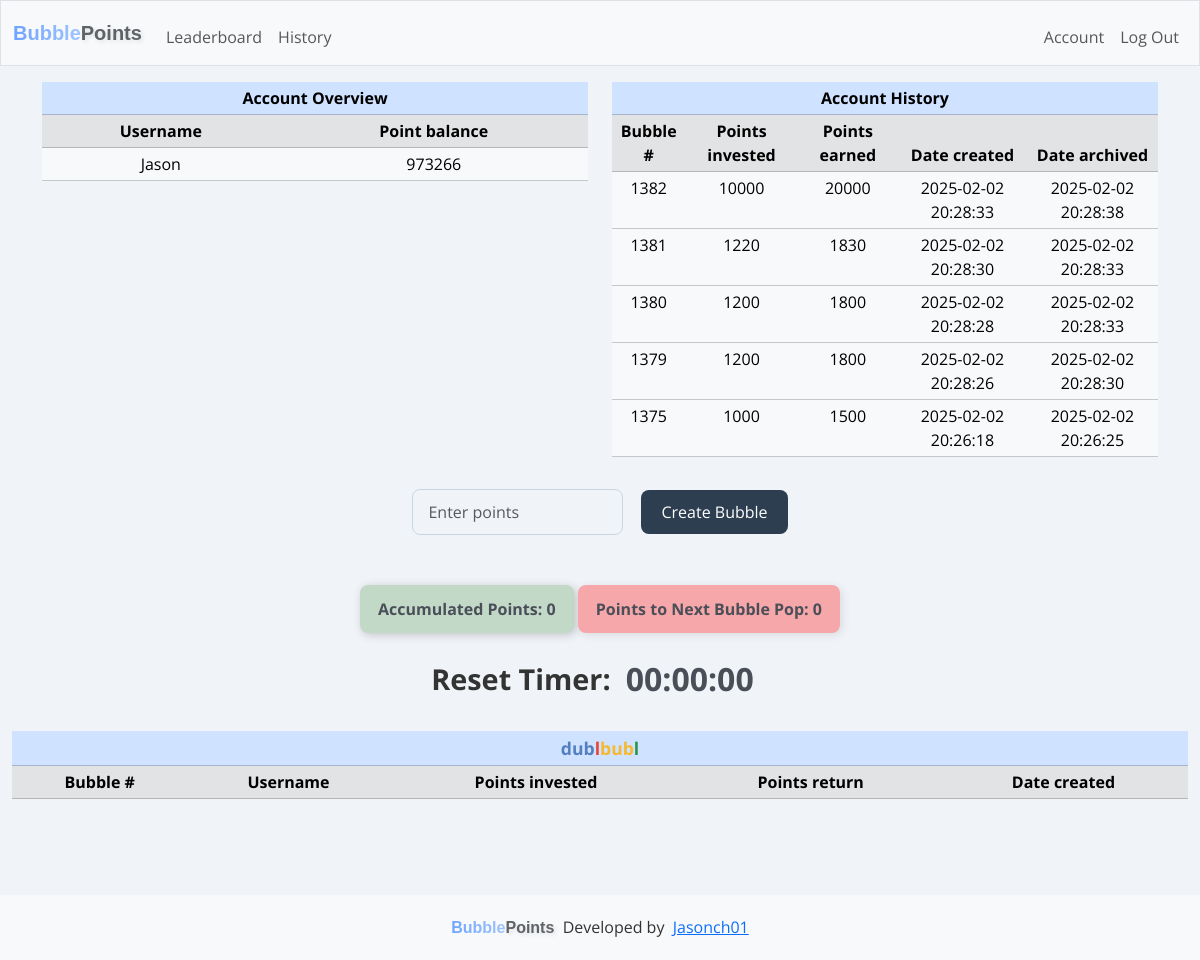
The page / (signed in) on the database its author committed.
### tables this page shows
CREATE TABLE users (
        id INTEGER PRIMARY KEY AUTOINCREMENT NOT NULL,
        username TEXT NOT NULL,
        hash TEXT NOT NULL,
        points INTEGER NOT NULL DEFAULT 1000,
        total_points_earned INTEGER NOT NULL DEFAULT 0,
        email TEXT UNIQUE
    );

CREATE TABLE dublbubl_history (
        history_id INTEGER PRIMARY KEY AUTOINCREMENT NOT NULL,
        user_id INTEGER NOT NULL,
        username TEXT NOT NULL,       
        row_id INTEGER NOT NULL,
        creator_id INTEGER NOT NULL,
        creator_username TEXT NOT NULL,
        points_in INTEGER NOT NULL,
        points_out INTEGER NOT NULL,
        date_created TEXT NOT NULL,
        date_archived TEXT NOT NULL
    );

CREATE TABLE points_tracker (
            tracker_id INTEGER PRIMARY KEY AUTOINCREMENT NOT NULL,
            current_points_in INTEGER NOT NULL,
            date_created TEXT NOT NULL        
        );

### app.py (the view)
@app.route("/", methods=["GET", "POST"])
def index():
    start_timer()
    try:
        dublbubl = cur.execute("SELECT * FROM dublbubl").fetchall()
        rows_per_page = 20
        page = request.args.get("page", 1, type=int)
        offset = (page - 1) * rows_per_page
        dublbubl = cur.execute("""
            SELECT * FROM dublbubl
            ORDER BY row_id ASC
            LIMIT ? OFFSET ?
        """, (rows_per_page, offset)).fetchall()
        total_rows = cur.execute("SELECT COUNT(*) FROM dublbubl").fetchone()[0]
        total_pages = (total_rows + rows_per_page - 1) // rows_per_page
        current_points_in = cur.execute("SELECT current_points_in FROM points_tracker").fetchone()
        oldest_row_points_out = cur.execute("SELECT points_out FROM dublbubl ORDER BY row_id ASC LIMIT 1").fetchone()
        user_id = session.get("user_id")
        if user_id:
            user = cur.execute("SELECT * FROM users WHERE id = ?", (user_id,)).fetchall()
            user_history = cur.execute("SELECT * FROM dublbubl_history WHERE creator_id = ? ORDER BY row_id DESC LIMIT 5", (user_id,)).fetchall()
        else:
            user = None
            user_history = None
    except sqlite3.OperationalError as e:
        print("Error: dublbubl_history table does not exist, creating it.")
        init_db()
    if current_points_in is None or oldest_row_points_out is None:
        print("Error: current_points_in or oldest_row_points_out is None.")
        points_in_required = 0  # Default value
    else:
        points_in_required = oldest_row_points_out[0] - current_points_in[0]
    socketio.emit("update_points_info", {
        "current_points_in": current_points_in[0],  # Emitting the actual points_in value
        "points_in_required": points_in_required  # Emitting the calculated points_in_required
    })  # Broadcasts to all connected clients
    points = request.form.get("points")
    current_date = datetime.datetime.now().strftime("%Y-%m-%d %H:%M:%S")
    message = None
    if request.method == "POST":
        if user_id is None:
            return render_template("login.html", message="You must be logged in to create a bubble")
        if not points:
            return render_template("index.html", message="No points entered",
                           current_points_in=current_points_in, points_in_required=points_in_required, user=user,
                           user_history=user_history, page=page, total_rows=total_rows, total_pages=total_pages)
        try:
            points = int(points)
        except ValueError:
            return render_template("index.html", message="Invalid Input",
                           current_points_in=current_points_in, points_in_required=points_in_required, user=user,
                           user_history=user_history, page=page, total_rows=total_rows, total_pages=total_pages)
        if points is None:
            return "Invalid Input"
        elif points <= 0 or points > 10000:
            print(f"current_points_in: {current_points_in}, points_in_required: {points_in_required}")
            print(f"User fetched: {user}")
            return render_template("index.html", message="Points must be between 1 and 10000",
                           current_points_in=current_points_in, points_in_required=points_in_required, user=user,
                           user_history=user_history, page=page, total_rows=total_rows, total_pages=total_pages)
        user_id = session["user_id"]
        user = cur.execute("SELECT * FROM users WHERE id = ?", (user_id,)).fetchone()
        current_points = cur.execute("SELECT points FROM users WHERE id = ?", (user[0],)).fetchone()
        current_points = current_points[0] if current_points else 0  # Default to 0 if no value exists
        if current_points < points:
            user = cur.execute("SELECT * FROM users WHERE id = ?", (user_id,)).fetchall()
            return render_template("index.html", message="Not enough points",
                           current_points_in=current_points_in, points_in_required=points_in_required, user=user,
                           user_history=user_history, page=page, total_rows=total_rows, total_pages=total_pages)
        try:
            if points >= 10000:
                points_out = points * 2  # If points are 10,000 or more, multiply by 2
            elif points >= 5000:
                points_out = points * 1.75  # If points are 5,000 or more but less than 10,000, multiply by 1.75
            elif points >= 1000:
                points_out = points * 1.5  # If points are 1,000 or more but less than 10,000, multiply by 1.5
            else:
                points_out = points * 1.25  # Otherwise, points_out equals points_in (e.g., for smaller amounts)
            cur.execute("""
            INSERT INTO dublbubl (row_id, user_id, username, points_in, points_out, date_created)
            VALUES (?, ?, ?, ?, ?, ?)
            """, (None, user[0], user[1], points, (points_out), current_date))
            con.commit()
            updated_rows = cur.execute("""
                SELECT * FROM dublbubl
                ORDER BY row_id ASC
                LIMIT ? OFFSET ?
            """, (rows_per_page, offset)).fetchall()
            socketio.emit("update_table", {"rows": updated_rows, "page": page})
            total_points = current_points - points
            if total_points < 0:
                return "Error: Insufficient points balance."
            cur.execute("UPDATE users SET points = ? WHERE id = ?", (total_points, user[0]))
            con.commit()
            socketio.emit("update_point_balance", {
                "point_balance": total_points  # Emitting only the total points balance
            }, room=user[0])  # Emits only to the specific user
            print(f"Emitting update to room: {user[0]} with new balance: {total_points}")
        except Exception as e:
            print(f"Error inserting row into dublbubl: {e}")
            con.rollback()
        current_points_in = cur.execute("SELECT current_points_in FROM points_tracker").fetchone()
        row_count = cur.execute("SELECT COUNT(*) FROM dublbubl").fetchone()[0]
        print(f"Number of rows in dublbubl: {row_count}")
        if row_count > 1:
            if current_points_in:
                new_points_in = current_points_in[0] + points
                cur.execute("UPDATE points_tracker SET current_points_in = ?, date_created = ?", (new_points_in, current_date))
            else:
                cur.execute("INSERT INTO points_tracker (current_points_in, date_created) VALUES (?, ?)", (points, current_date))
            con.commit()
        else:
            new_points_in = current_points_in[0] if current_points_in else 0
            print(f"New points in is { new_points_in }")
        oldest_row_points_out = cur.execute("SELECT points_out FROM dublbubl ORDER BY row_id ASC LIMIT 1").fetchone()
        print(f"Oldest row points out: {oldest_row_points_out[0]}")
        if oldest_row_points_out is None:
            print("No rows found in dublbubl. Exiting loop.")
        else:
            while new_points_in >= oldest_row_points_out[0]:
                oldest_row_id = cur.execute("SELECT row_id FROM dublbubl ORDER BY row_id ASC LIMIT 1").fetchone()
                oldest_row = cur.execute("SELECT * FROM dublbubl ORDER BY row_id ASC LIMIT 1").fetchone()
                if oldest_row is not None:
                        current_total_points = cur.execute("SELECT total_points_earned FROM users WHERE id = ?", (oldest_row[1],)).fetchone()
                        if current_total_points is None:
                            print("No points found for this user.")
                            current_total_points = 0  # Default to 0 if no value exists
                        else:
                            current_total_points = current_total_points[0]  # Extract the value from the tuple
                        print(f"Current total points: {current_total_points}")
                        points = cur.execute("SELECT points FROM users WHERE id = ?", (oldest_row[1],)).fetchone()
                        if points is None:
                            print("No points balance found for this user.")
                            points = 0  # Default to 0 if no value exists
                        else:
                            points = points[0]  # Extract the value from the tuple
                        print(f"User's point balance: {points}")
                else:
                    print("Oldest row is None, skipping points check.")
                if oldest_row:
                    cur.execute("""
                    INSERT INTO dublbubl_history (user_id, username, row_id, creator_id, creator_username, points_in, points_out, date_created, date_archived)
                    VALUES (?, ? ,?, ?, ? ,?, ?, ?, ?)
                    """, (user[0], user[1], oldest_row[0], oldest_row[1], oldest_row[2], oldest_row[3], oldest_row[4], oldest_row[5], current_date))
                    con.commit()
                    updated_user_history = cur.execute("""
                        SELECT * FROM dublbubl_history
                        WHERE creator_id = ?
                        ORDER BY row_id DESC
                        LIMIT 5
                    """, (user[0],)).fetchall()
                    print(f"Checking user[0]: {user[0]}")
                    print(f"Fetching history for creator_id: {user[0]}")
                    print("Fetched history:", updated_user_history)
                    socketio.emit("update_user_history", {
                        "history": [
                            {
                                "bubble_number": row[3],
                                "points_invested": row[6],
                                "points_earned": row[7],
                                "created_on": row[8],
                                "archived_on": row[9]
                            } for row in updated_user_history
                        ]
                    }, room=user[0])  # Emits only to the specific user
                    print(f"Emitting update to room: {user[0]} with updated user history: {oldest_row[4]}")
                    total_points_earned = current_total_points + oldest_row[4]
                    cur.execute("UPDATE users SET total_points_earned = ? WHERE id = ?", (total_points_earned, oldest_row[1]))
                    con.commit()
                    total_points = points + oldest_row[4]
                    cur.execute("UPDATE users SET points = ? WHERE id = ?", (total_points, oldest_row[1]))
                    con.commit()
                    current_total_points = total_points_earned
                    updated_total_points = cur.execute("SELECT points FROM users WHERE id = ?",(user_id,)).fetchone()
                    updated_total_points = updated_total_points[0] if updated_total_points else 0
                    socketio.emit("update_point_balance", {
                        "point_balance": updated_total_points  # Only emitting the total points balance
                    }, room=user_id)  # Emits only to the specific user
                    print(f"Emitting update to room: {user_id} with new balance: {updated_total_points}")
                if oldest_row_id is not None:
                    cur.execute("DELETE FROM dublbubl WHERE row_id = ?", (oldest_row_id[0],))
                    con.commit()
                else:
                    print("Error: oldest_row_id is None, unable to delete row.")
                remaining_points_in = new_points_in - oldest_row_points_out[0]
                cur.execute("UPDATE points_tracker SET current_points_in = ?, date_created = ?", (remaining_points_in, current_date))
                con.commit()
                updated_rows = cur.execute("""
                    SELECT * FROM dublbubl
                    ORDER BY row_id ASC
                    LIMIT ? OFFSET ?
                """, (rows_per_page, offset)).fetchall()
                socketio.emit("update_table", {"rows": updated_rows, "page": page})
                print(f"Emitting updated rows to room: {user[0]}")
                new_points_in = remaining_points_in
                oldest_row_points_out = cur.execute("SELECT points_out FROM dublbubl ORDER BY row_id ASC LIMIT 1").fetchone()
                if new_points_in <= 0 or oldest_row_points_out is None:
                    print("No more rows in dublbubl. Exiting loop.")
                    break
        return redirect("/")
    else:
        return render_template('index.html', dublbubl=dublbubl, user=user, message=message, current_points_in=current_points_in, points_in_required=points_in_required, user_history=user_history, page=page, total_rows=total_rows, total_pages=total_pages)

### templates/index.html (shortened to what this page needs)
{% extends "layout.html" %}
{% block main %}
{% if session["user_id"] %}
<div class="container text-center dashboard">
  <div class="row justify-content-center">
    <div class="col">
      <table class="table table-responsive table-sm account-overview">
        <thead class="table-primary">
          <tr class="table-primary">
            <th class="table-primary" colspan="2">Account Overview</th>
          </tr>
        </thead>
        <thead class="table-light">
          <tr class="table-secondary">
            <th class="table-secondary">Username</th>
            <th class="table-secondary">Point balance</th>
          </tr>
        </thead>
        <tbody id="point-balance">
          {% for user in user %}
          <tr class="table-light" data-user-id="{{ user[0] }}">
            <td class="table-light">{{ user[1] }}</td>
            <td class="table-light">{{ user[3] }}</td>
          </tr>
          {% endfor %}
        </tbody>
      </table>
    </div>
    <div class="col">
      <table class="table table-responsive table-sm account-history">
        <thead class="table-primary">
          <tr class="table-primary">
            <th class="table-primary" colspan="5">Account History</th>
          </tr>
        </thead>
        <thead class="table-secondary">
          <tr class="table-secondary">
            <th>Bubble #</th>
            <th>Points invested</th>
            <th>Points earned</th>
            <th>Date created</th>
            <th>Date archived</th>
          </tr>
        </thead>
        <tbody id="user-history">
          {% for user in user_history %}
          <tr class="table-light">
            <td>{{ user[3] }}</td>
            <td>{{ user[6] }}</td>
            <td>{{ user[7] }}</td>
            <td>{{ user[8] }}</td>
            <td>{{ user[9] }}</td>
          </tr>
          {% endfor %}
        </tbody>
      </table>
    </div>
  </div>
</div>
<form action="/" method="post" class="d-flex justify-content-center align-items-center">
  <input class="form-control me-2 w-auto" name="points" placeholder="Enter points" type="number">
  <button class="btn btn-primary" type="submit">Create Bubble</button>
</form>
{% endif %}
<div class="tracker text-center">
  <p id="current_points_in">Accumulated Points: {{ current_points_in[0] }}</p>
  <p id="points_in_required">Points to Next Bubble Pop: {{ points_in_required }}</p>
  <div class="timer-container">
      <span class="reset-timer-text">Reset Timer: </span>
      <span id="countdown_timer" class="low-time">00:00:00</span>
  </div>
</div>
<table class="table table-success table-sm text-center">
  <thead class="table-primary">
    <tr class="table-primary">
      <th class="table-primary" colspan="5"><div class="table-header"><span class="blue">dub</span><span class="red">l</span><span class="yellow">bub</span><span class="green">l</span></div></th>
    </tr>
  </thead>
  <thead>
    <tr class="table-secondary">
      <th>Bubble #</th>
      <th>Username</th>
      <th>Points invested</th>
      <th>Points return</th>
      <th>Date created</th>
    </tr>
  </thead>
</table>
{% endblock %}

### rows shown on the page
users: username "Jason", points "973266"
dublbubl_history: row "1382", points_in "10000", points_out "20000", date_created "2025-02-02 20:28:33", date_archived "2025-02-02 20:28:38"
dublbubl_history: row "1381", points_in "1220", points_out "1830", date_created "2025-02-02 20:28:30", date_archived "2025-02-02 20:28:33"
dublbubl_history: row "1380", points_in "1200", points_out "1800", date_created "2025-02-02 20:28:28", date_archived "2025-02-02 20:28:33"
dublbubl_history: row "1379", points_in "1200", points_out "1800", date_created "2025-02-02 20:28:26", date_archived "2025-02-02 20:28:30"
dublbubl_history: row "1375", points_in "1000", points_out "1500", date_created "2025-02-02 20:26:18", date_archived "2025-02-02 20:26:25"
points_tracker: current_points_in "0"

### other values the page prints
{{ points_in_required }} "0"
